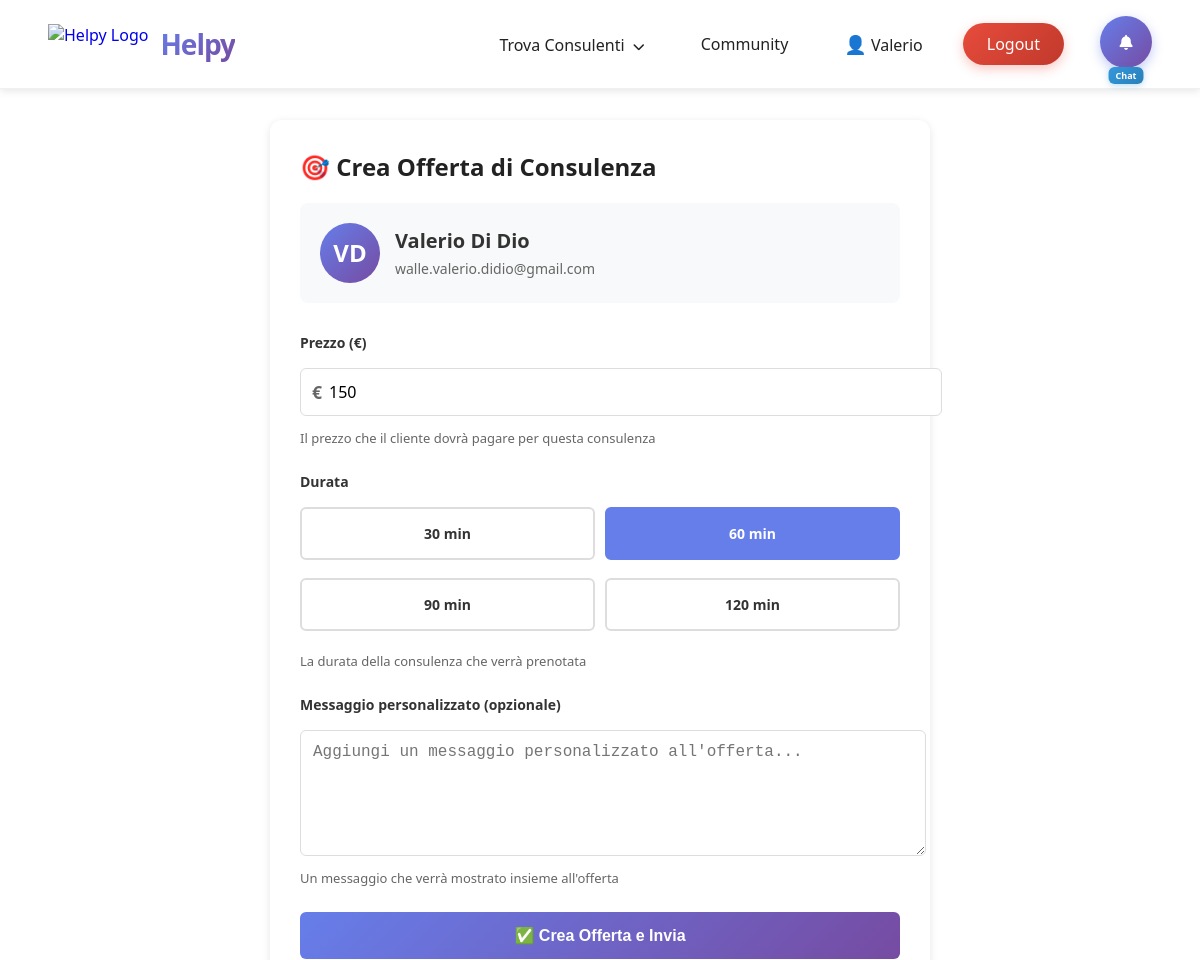
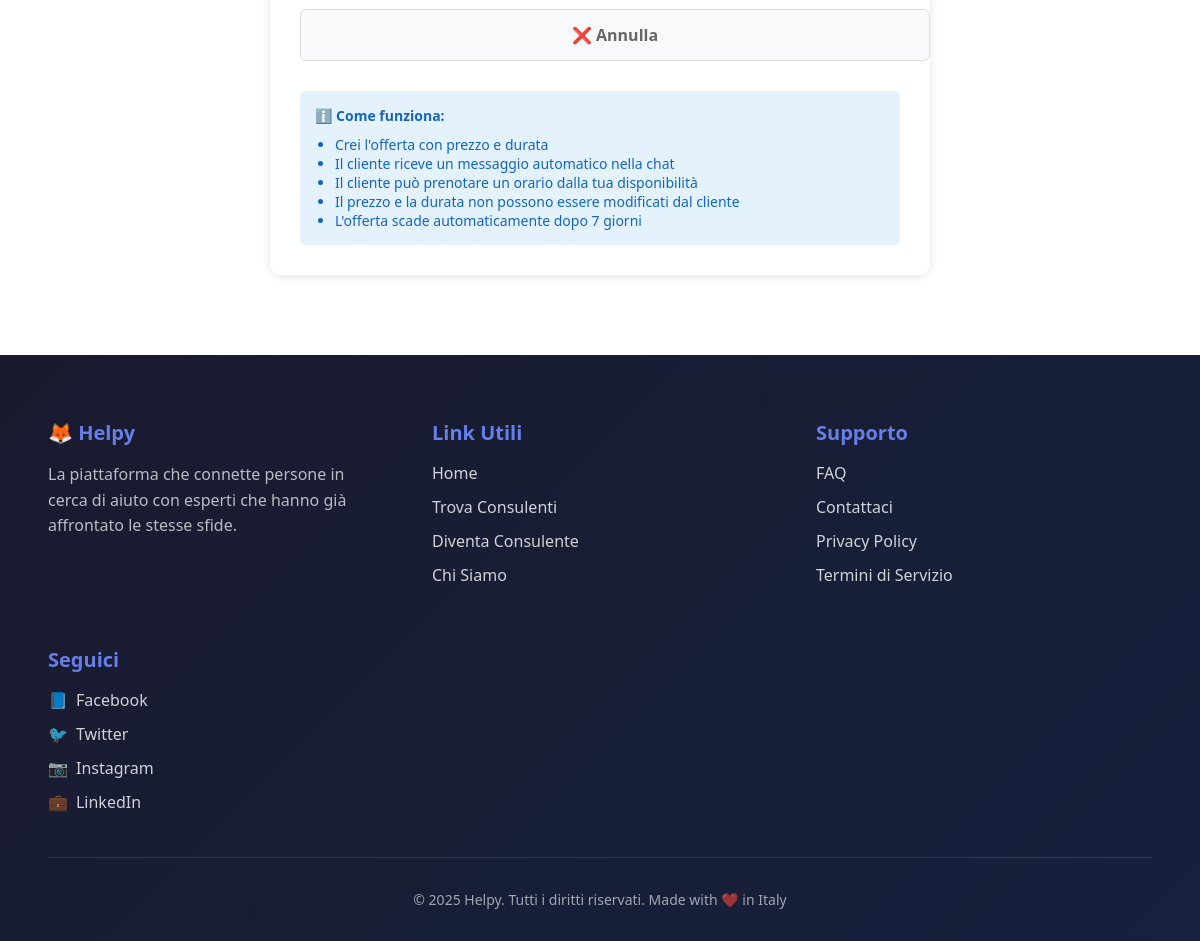
/consulenza/crea/78 (signed in), run on the app's committed database (2 pictures, top to bottom).
### app/models.py (models this page shows)
class User(SQLModel, table=True):
    __tablename__ = "user"
    id: Optional[int] = Field(default=None, primary_key=True)
    email: str = Field(unique=True, index=True)
    password_md5: str
    nome: Optional[str] = None
    cognome: Optional[str] = None
    professione: Optional[str] = None
    category_id: Optional[int] = Field(default=None, foreign_key="category.id")
    profile_picture: Optional[str] = None
    prezzo_consulenza: Optional[int] = None
    consulenze_vendute: int = Field(default=0)
    consulenze_acquistate: int = Field(default=0)
    bollini: int = Field(default=0)
    descrizione: Optional[str] = None
    aree_interesse: Optional[str] = None
    confirmed: int = Field(default=0)
    confirmation_code: Optional[str] = None
    is_verified: bool = Field(default=False)
    is_anonymous: bool = Field(default=False)  # Se True, mostra "Utente #ID" invece del nome
    user_type_id: int = Field(default=1)  # 1=Utente, 2=Verificatore, 3=Amministratore
    created_at: Optional[datetime] = Field(default_factory=datetime.utcnow)

### app/routes/consultation.py (the view)
@router.get("/consulenza/crea/{client_user_id}", response_class=HTMLResponse)
async def show_create_consultation_form(
    request: Request,
    client_user_id: int,
    user: User = Depends(get_current_user)
):
    with Session(engine) as session:
        if not user:
            raise HTTPException(status_code=401, detail="Devi essere loggato per creare offerte")
        if not user.is_verified:
            raise HTTPException(status_code=403, detail="Solo i consulenti possono creare offerte di consulenza")
        client = session.get(User, client_user_id)
        if not client:
            raise HTTPException(status_code=404, detail="Cliente non trovato")
        existing_offer = session.exec(
            select(ConsultationOffer)
            .where(ConsultationOffer.consultant_user_id == user.id)
            .where(ConsultationOffer.client_user_id == client_user_id)
            .where(ConsultationOffer.status == "pending")
            .where(ConsultationOffer.expires_at > datetime.utcnow())
        ).first()
        return templates.TemplateResponse("create_consultation_offer.html", {
            "request": request,
            "current_user": user,
            "client": client,
            "existing_offer": existing_offer,
            "default_price": user.prezzo_consulenza or 50,
            "duration_options": [30, 60, 90, 120]
        })

### app/templates/create_consultation_offer.html (shortened to what this page needs)
{% extends "base.html" %}
{% block content %}
<div class="consultation-form-container">
    <h2 style="margin-top: 0;">🎯 Crea Offerta di Consulenza</h2>
    <div class="client-info">
        <div class="client-avatar">
            {% if client.profile_picture %}
                <img src="{{ client.profile_picture }}" alt="{{ client.nome }}">
            {% else %}
                {{ client.nome[0] }}{{ client.cognome[0] if client.cognome else '' }}
            {% endif %}
        </div>
        <div class="client-details">
            <h3>{{ client.nome }} {{ client.cognome }}</h3>
            <p>{{ client.email }}</p>
        </div>
    </div>
    <form method="POST" action="/consulenza/crea/{{ client.id }}" id="consultationForm">
        <div class="form-group">
            <label for="price">Prezzo (€)</label>
            <div class="price-input-wrapper">
                <span class="currency-symbol">€</span>
                <input
                    type="number"
                    id="price"
                    name="price"
                    min="1"
                    step="0.01"
                    value="{{ default_price }}"
                    required
                >
            </div>
            <div class="help-text">Il prezzo che il cliente dovrà pagare per questa consulenza</div>
        </div>
        <div class="form-group">
            <label>Durata</label>
            <div class="duration-options">
                {% for duration in duration_options %}
                <div class="duration-option">
                    <label for="duration_{{ duration }}">{{ duration }} min</label>
                </div>
                {% endfor %}
            </div>
            <div class="help-text">La durata della consulenza che verrà prenotata</div>
        </div>
        <div class="form-group">
            <label for="custom_message">Messaggio personalizzato (opzionale)</label>
            <textarea
                id="custom_message"
                name="custom_message"
                placeholder="Aggiungi un messaggio personalizzato all'offerta..."
                maxlength="500"
            ></textarea>
            <div class="help-text">Un messaggio che verrà mostrato insieme all'offerta</div>
        </div>
        <button type="submit" class="btn-submit">
            ✅ Crea Offerta e Invia
        </button>
        <a href="/messages" class="btn-cancel">
            ❌ Annulla
        </a>
    </form>
    <div style="margin-top: 30px; padding: 15px; background: #e3f2fd; border-radius: 6px; font-size: 14px; color: #1565c0;">
        <strong>ℹ️ Come funziona:</strong>
        <ul style="margin: 10px 0 0 20px; padding: 0;">
            <li>Crei l'offerta con prezzo e durata</li>
            <li>Il cliente riceve un messaggio automatico nella chat</li>
            <li>Il cliente può prenotare un orario dalla tua disponibilità</li>
            <li>Il prezzo e la durata non possono essere modificati dal cliente</li>
            <li>L'offerta scade automaticamente dopo 7 giorni</li>
        </ul>
    </div>
</div>
{% endblock %}

### app/templates/base.html (shortened to what this page needs)
<!DOCTYPE html>
<html lang="it">
<head>
    <link rel="stylesheet" href="https://cdnjs.cloudflare.com/ajax/libs/font-awesome/6.4.0/css/all.min.css">
    <link rel="stylesheet" href="/static/style.css">
    <link rel="stylesheet" href="/static/mobile.css">
</head>
<body>
    <nav class="navbar">
        <div class="navbar-left">
            <a href="/" class="navbar-logo-link">
                <img src="https://i.imgur.com/4M34hi2.png" alt="Helpy Logo" class="navbar-logo">
                <span class="navbar-title">Helpy</span>
            </a>
        </div>
        <div class="navbar-links">
            <div class="navbar-dropdown">
                <a href="/consultants" class="navbar-link">
                    <span class="navbar-link-text">Trova Consulenti</span>
                    <i class="fas fa-chevron-down" style="font-size: 12px; margin-left: 4px;"></i>
                </a>
            </div>
            <a href="/community" class="navbar-link">
                <span class="navbar-link-text">Community</span>
            </a>
            {% if current_user %}
                <a href="/profile" class="navbar-link">
                    <span style="font-size: 18px;">👤</span>
                    <span class="navbar-link-text">{{ current_user.nome or current_user.email.split('@')[0] }}</span>
                </a>
                <a href="/logout" class="register-btn logout-btn">
                    Logout
                </a>
                <div class="notifications-icon" id="notificationsIcon" onclick="toggleNotifications()">
                    <i class="fas fa-bell"></i>
                    <span class="chat-reopen-text" onclick="event.stopPropagation(); reopenChatWidget()">Chat</span>
                </div>
            {% endif %}
        </div>
    </nav>
    {% block content %}{% endblock %}
    <footer class="footer">
        <div class="footer-content">
            <div class="footer-section">
                <h3>🦊 Helpy</h3>
                <p style="color: rgba(255,255,255,0.7); line-height: 1.6;">
                    La piattaforma che connette persone in cerca di aiuto con esperti che hanno già affrontato le stesse sfide.
                </p>
            </div>
            <div class="footer-section">
                <h3>Link Utili</h3>
                <ul>
                    <li><a href="/">Home</a></li>
                    <li><a href="/consultants">Trova Consulenti</a></li>
                    <li><a href="/register">Diventa Consulente</a></li>
                    <li><a href="/about">Chi Siamo</a></li>
                </ul>
            </div>
            <div class="footer-section">
                <h3>Supporto</h3>
                <ul>
                    <li><a href="/faq">FAQ</a></li>
                    <li><a href="/contact">Contattaci</a></li>
                    <li><a href="/privacy">Privacy Policy</a></li>
                    <li><a href="/terms">Termini di Servizio</a></li>
                </ul>
            </div>
            <div class="footer-section">
                <h3>Seguici</h3>
                <ul>
                    <li><a href="#" style="display: flex; align-items: center; gap: 8px;">
                        <span>📘</span> Facebook
                    </a></li>
                    <li><a href="#" style="display: flex; align-items: center; gap: 8px;">
                        <span>🐦</span> Twitter
                    </a></li>
                    <li><a href="#" style="display: flex; align-items: center; gap: 8px;">
                        <span>📷</span> Instagram
                    </a></li>
                    <li><a href="#" style="display: flex; align-items: center; gap: 8px;">
                        <span>💼</span> LinkedIn
                    </a></li>
                </ul>
            </div>
        </div>
        <div class="footer-bottom">
            © {{ current_year or 2025 }} Helpy. Tutti i diritti riservati. Made with ❤️ in Italy
        </div>
    </footer>
</body>
</html>

### app/static/style.css (style rules this page uses)
body { font-family: 'Segoe UI', Arial, sans-serif; background: #fff; margin: 0; padding: 0; color: #222; }
.navbar { display: flex; align-items: center; justify-content: space-between; padding: 24px 40px 16px 40px; background: #fff; border-bottom: 1px solid #f0f0f0; }
.navbar-left { display: flex; align-items: center; gap: 12px; }
.navbar-logo { height: 36px; }
.navbar-title { font-size: 1.7rem; font-weight: 700; color: #2563eb; letter-spacing: -1px; }
.navbar-links { display: flex; gap: 32px; font-size: 1.1rem; }
.navbar-links a { color: #222; text-decoration: none; font-weight: 500; }
.register-btn { display: inline-block; background: #2563eb; color: #fff !important; font-weight: 600; padding: 10px 28px; border-radius: 7px; text-decoration: none; font-size: 1.08rem; box-shadow: 0 2px 8px rgba(37,99,235,0.08); transition: background 0.2s, box-shadow 0.2s; border: none; }
.form-group { display: flex; flex-direction: column; gap: 8px; }
.form-group label { font-weight: 600; color: #333; font-size: 1rem; }
.form-group input { padding: 14px 16px; border: 2px solid #e5e7eb; border-radius: 8px; font-size: 1.05rem; transition: border-color 0.2s; font-family: inherit; }
.price-input-wrapper { position: relative; flex: 1; }
.currency-symbol { position: absolute; left: 12px; top: 50%; transform: translateY(-50%); color: #667eea; font-weight: 700; font-size: 1.1em; pointer-events: none; }

### app/templates/create_consultation_offer.html (style rules this page uses)
.consultation-form-container { max-width: 600px; margin: 40px auto; padding: 30px; background: white; border-radius: 12px; box-shadow: 0 2px 8px rgba(0,0,0,0.1); }
.client-info { display: flex; align-items: center; gap: 15px; padding: 20px; background: #f8f9fa; border-radius: 8px; margin-bottom: 30px; }
.client-avatar { width: 60px; height: 60px; border-radius: 50%; display: flex; align-items: center; justify-content: center; background: linear-gradient(135deg, #667eea 0%, #764ba2 100%); color: white; font-size: 24px; font-weight: 600; }
.client-details h3 { margin: 0 0 5px 0; font-size: 20px; color: #333; }
.client-details p { margin: 0; color: #666; font-size: 14px; }
.form-group { margin-bottom: 25px; }
.form-group label { display: block; margin-bottom: 8px; font-weight: 600; color: #333; font-size: 14px; }
.form-group input, .form-group select, .form-group textarea { width: 100%; padding: 12px; border: 1px solid #ddd; border-radius: 6px; font-size: 16px; transition: border-color 0.3s; }
.form-group textarea { resize: vertical; min-height: 100px; }
.price-input-wrapper { position: relative; }
.price-input-wrapper .currency-symbol { position: absolute; left: 12px; top: 50%; transform: translateY(-50%); color: #666; font-weight: 600; }
.price-input-wrapper input { padding-left: 28px; }
.help-text { font-size: 13px; color: #666; margin-top: 5px; }
.duration-options { display: grid; grid-template-columns: repeat(2, 1fr); gap: 10px; }
.duration-option { position: relative; }
.duration-option label { display: block; padding: 15px; border: 2px solid #ddd; border-radius: 6px; text-align: center; cursor: pointer; transition: all 0.3s; font-weight: 600; }
.duration-option input[type="radio"]:checked + label { background: #667eea; border-color: #667eea; color: white; }
.btn-submit { width: 100%; padding: 14px; background: linear-gradient(135deg, #667eea 0%, #764ba2 100%); color: white; border: none; border-radius: 6px; font-size: 16px; font-weight: 600; cursor: pointer; transition: transform 0.2s; }
.btn-cancel { width: 100%; padding: 14px; background: #f8f9fa; color: #666; border: 1px solid #ddd; border-radius: 6px; font-size: 16px; font-weight: 600; cursor: pointer; margin-top: 10px; text-decoration: none; display: inline-block; text-align: center; transition: background 0.2s; }

### data on the page
User: nome "Valerio", nome "V", cognome "D", cognome "Di Dio", email "walle.valerio.didio@gmail.com"

### other printed values
{{ duration }} "30" "60" "90" "120"
{{ current_year or 2025 }} "2025"
